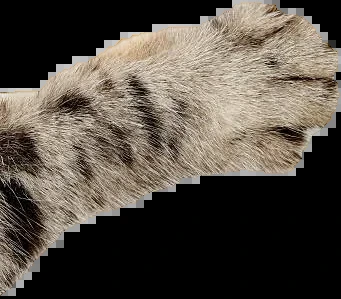
#> input picture src/assets/decor/pata-gato.webp, 341 x 299 px
$ python pata-atigrada.py ../src/assets/decor/pata-gato.webp ../src/assets/decor/pata-gato.webp ../src/assets/decor/pata-gato.webp
#> lines starting #> are read from the running program, lines starting #| are printed output that depends on the picture
"""Recorta la pata de gato atigrada (foto sobre fondo blanco) y la gira para
que entre desde el borde izquierdo de la pantalla.

Uso: python scripts/pata-atigrada.py source/pata-atigrada.png src/assets/decor/pata-gato.webp [vista-previa.png]
Necesita numpy y opencv-python-headless.

El fondo es blanco puro: la transparencia sale de lo que cada píxel se
aleja del blanco (refinada con GrabCut para no perder las puntas claras
del pelo) y los bordes se descontaminan del blanco. El brazo toca el borde
superior de la foto; al girarla 90° queda pegado al borde izquierdo.
"""
import sys

import cv2
import numpy as np

src, dst = sys.argv[1], sys.argv[2]
preview = sys.argv[3] if len(sys.argv) > 3 else None

im = cv2.imread(src)
#> im is the input picture: shape (299, 341, 3); mean B, G, R 67.9, 77, 84.6
H, W = im.shape[:2]
#> H = 299; W = 341
f = im.astype(np.float32)
d = (255 - f).max(axis=2)  # cuánto se aleja del blanco
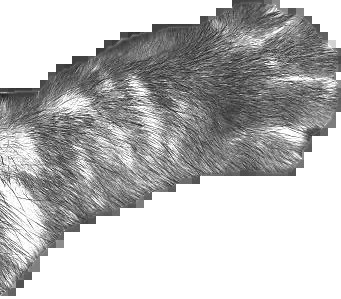
#> d: shape (299, 341) float32; min 23, max 255, mean 187.1

mask = np.full((H, W), cv2.GC_PR_BGD, np.uint8)
mask[d > 25] = cv2.GC_PR_FGD
mask[d > 60] = cv2.GC_FGD
mask[d < 4] = cv2.GC_BGD
bg_m = np.zeros((1, 65))
fg_m = np.zeros((1, 65))
cv2.grabCut(im, mask, None, bg_m, fg_m, 5, cv2.GC_INIT_WITH_MASK)
hard = np.where((mask == cv2.GC_FGD) | (mask == cv2.GC_PR_FGD), 1, 0).astype(np.uint8)
n, lab, st, _ = cv2.connectedComponentsWithStats(hard)
hard = (lab == 1 + np.argmax(st[1:, cv2.CC_STAT_AREA])).astype(np.uint8)
hard = cv2.morphologyEx(hard, cv2.MORPH_CLOSE, np.ones((5, 5), np.uint8))

# Alfa suave: dentro de la máscara, opaco; en el borde, según el blanco
# (sin dilatar y con el borde comido 2 px: las puntas casi blancas del pelo
#  dejaban un halo claro sobre el papel)
near = cv2.erode(hard, np.ones((3, 3), np.uint8), iterations=2)
soft = np.clip((d - 18) / 55, 0, 1)
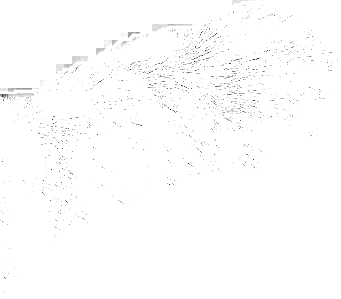
#> soft: shape (299, 341) float32; min 0.0909, max 1, mean 0.993
inner = cv2.erode(hard, np.ones((9, 9), np.uint8)).astype(np.float32)
alpha = np.maximum(inner, soft * near)
#> alpha: shape (299, 341) float32; every value is 1
alpha = cv2.GaussianBlur(alpha, (0, 0), 0.6) * near

# Descontaminar: quitar el blanco mezclado en los pelos del borde
a = np.maximum(alpha, 1e-3)[..., None]
rgb = np.clip((f - (1 - a) * 255) / a, 0, 255)
rgb = np.where(alpha[..., None] > 0.02, rgb, 0)

rgba = np.dstack([rgb, alpha * 255]).astype(np.uint8)
ys, xs = np.nonzero(alpha > 0.02)
rgba = rgba[0:ys.max() + 3, max(xs.min() - 3, 0):xs.max() + 3]
rgba = cv2.rotate(rgba, cv2.ROTATE_90_COUNTERCLOCKWISE)
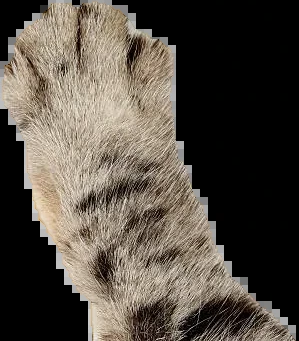
#> rgba: shape (341, 299, 4); mean B, G, R, A 67.9, 77, 84.6, 255
cv2.imwrite(dst, rgba, [cv2.IMWRITE_WEBP_QUALITY, 92])
print('pata', rgba.shape[1], 'x', rgba.shape[0])
#| pata 299 x 341

if preview:
    bg = np.full(rgba.shape[:2] + (3,), (205, 221, 231), np.float32)
    al = rgba[..., 3:4] / 255
#> al: shape (341, 299, 1) float64; every value is 1
    cv2.imwrite(preview, (rgba[..., :3] * al + bg * (1 - al)).astype(np.uint8))

$ run again, with src/assets/decor/cafe.webp copied over src/assets/decor/pata-gato.webp
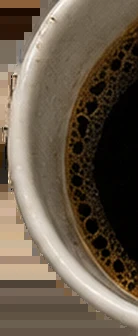
#> input picture src/assets/decor/cafe.webp, 138 x 336 px
#> im is the input picture: shape (336, 138, 3); mean B, G, R 73.9, 89.6, 103
#> `soft = np.clip((d - 18) / 55, 0, 1)`:
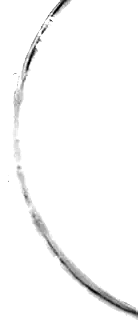
#> soft: shape (336, 138) float32; min 0, max 1, mean 0.98
#> alpha: shape (336, 138) float32; every value is 1
#> `rgba = cv2.rotate(rgba, cv2.ROTATE_90_COUNTERCLOCKWISE)`:
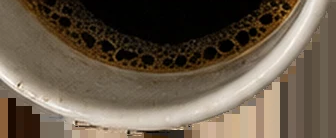
#> rgba: shape (138, 336, 4); mean B, G, R, A 73.9, 89.6, 103, 255
#| pata 336 x 138
#> al: shape (138, 336, 1) float64; every value is 1

$ run again, with src/assets/decor/chai.webp copied over src/assets/decor/pata-gato.webp
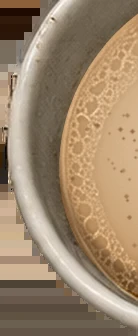
#> input picture src/assets/decor/chai.webp, 138 x 336 px
#> im is the input picture: shape (336, 138, 3); mean B, G, R 107.6, 134, 156.8
#> `soft = np.clip((d - 18) / 55, 0, 1)`:
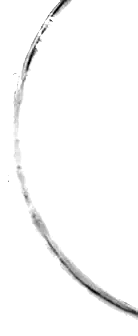
#> soft: shape (336, 138) float32; min 0, max 1, mean 0.981
#> alpha: shape (336, 138) float32; every value is 1
#> `rgba = cv2.rotate(rgba, cv2.ROTATE_90_COUNTERCLOCKWISE)`:
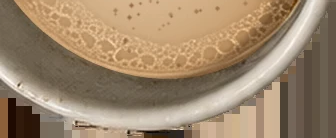
#> rgba: shape (138, 336, 4); mean B, G, R, A 107.6, 134, 156.8, 255
#| pata 336 x 138
#> al: shape (138, 336, 1) float64; every value is 1
